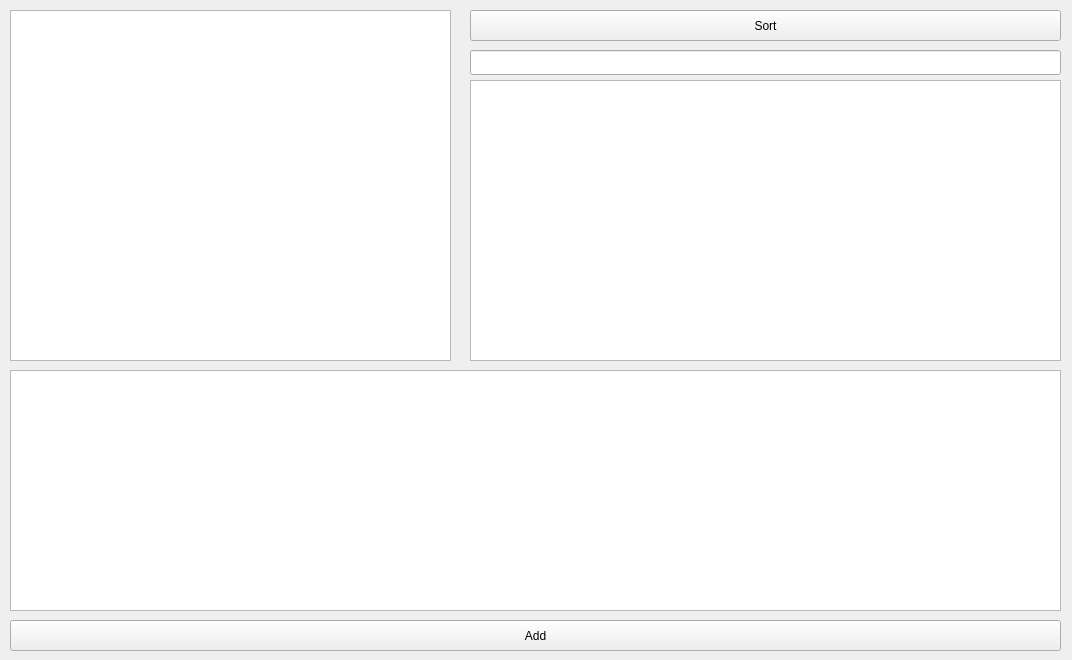
<?xml version="1.0" encoding="UTF-8"?>
<ui version="4.0">
 <class>Widget</class>
 <widget class="QWidget" name="Widget">
  <property name="geometry">
   <rect>
    <x>0</x>
    <y>0</y>
    <width>1072</width>
    <height>660</height>
   </rect>
  </property>
  <property name="sizeIncrement">
   <size>
    <width>1000</width>
    <height>1750</height>
   </size>
  </property>
  <property name="windowTitle">
   <string>City</string>
  </property>
  <widget class="QTreeView" name="view_tree">
   <property name="geometry">
    <rect>
     <x>10</x>
     <y>10</y>
     <width>441</width>
     <height>351</height>
    </rect>
   </property>
   <property name="acceptDrops">
    <bool>true</bool>
   </property>
   <property name="dragEnabled">
    <bool>true</bool>
   </property>
   <property name="dragDropMode">
    <enum>QAbstractItemView::DragDrop</enum>
   </property>
  </widget>
  <widget class="QLineEdit" name="searching">
   <property name="geometry">
    <rect>
     <x>470</x>
     <y>50</y>
     <width>591</width>
     <height>25</height>
    </rect>
   </property>
  </widget>
  <widget class="QPushButton" name="btn_sort">
   <property name="geometry">
    <rect>
     <x>470</x>
     <y>10</y>
     <width>591</width>
     <height>31</height>
    </rect>
   </property>
   <property name="text">
    <string>Sort</string>
   </property>
   <property name="checkable">
    <bool>true</bool>
   </property>
  </widget>
  <widget class="QListView" name="view_list">
   <property name="geometry">
    <rect>
     <x>470</x>
     <y>80</y>
     <width>591</width>
     <height>281</height>
    </rect>
   </property>
  </widget>
  <widget class="QTableView" name="view_table">
   <property name="geometry">
    <rect>
     <x>10</x>
     <y>370</y>
     <width>1051</width>
     <height>241</height>
    </rect>
   </property>
  </widget>
  <widget class="QPushButton" name="btn_add">
   <property name="geometry">
    <rect>
     <x>10</x>
     <y>620</y>
     <width>1051</width>
     <height>31</height>
    </rect>
   </property>
   <property name="text">
    <string>Add</string>
   </property>
  </widget>
 </widget>
 <resources/>
 <connections/>
</ui>
